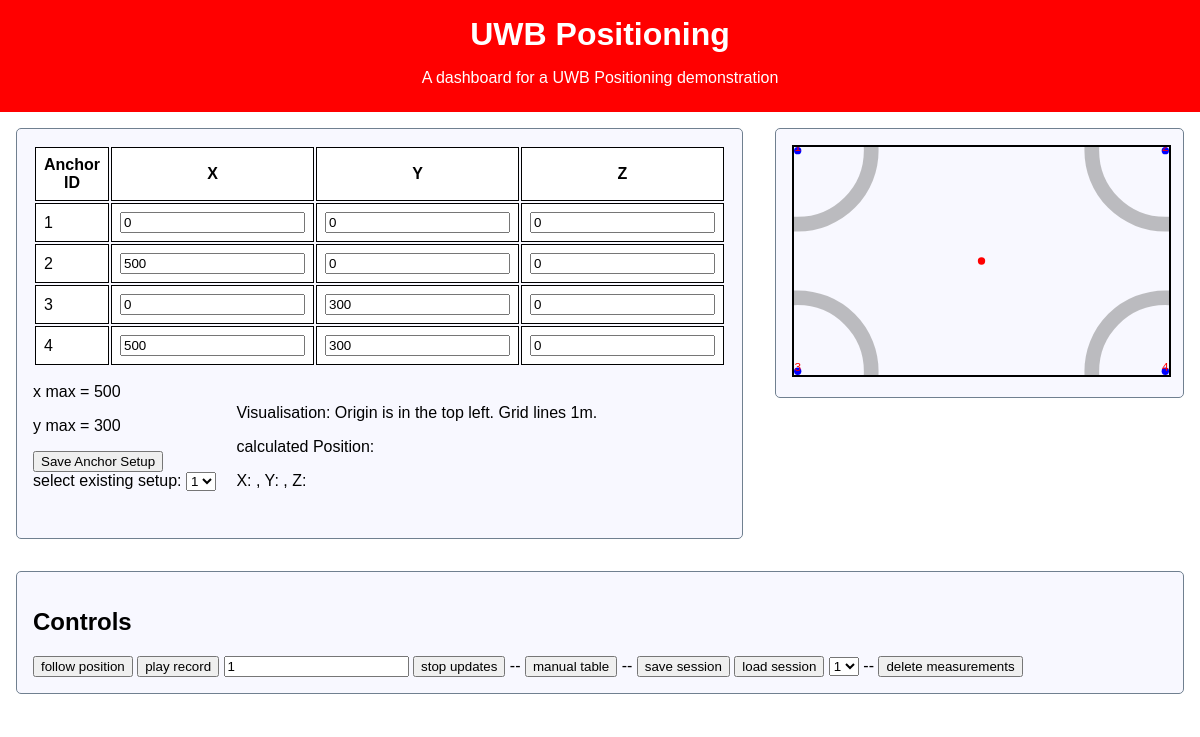
Page /htdocs/uwb_positioning/index.php on the committed database.
### tables this page shows
CREATE TABLE `anchor_setups` (
  `id` int(11) NOT NULL,
  `anchor_1_x` int(11) NOT NULL,
  `anchor_1_y` int(11) NOT NULL,
  `anchor_1_z` int(11) NOT NULL,
  `anchor_2_x` int(11) NOT NULL,
  `anchor_2_y` int(11) NOT NULL,
  `anchor_2_z` int(11) NOT NULL,
  `anchor_3_x` int(11) NOT NULL,
  `anchor_3_y` int(11) NOT NULL,
  `anchor_3_z` int(11) NOT NULL,
  `anchor_4_x` int(11) NOT NULL,
  `anchor_4_y` int(11) NOT NULL,
  `anchor_4_z` int(11) NOT NULL
);

### htdocs/uwb_positioning/index.php (the view, shortened to what this page needs)
<?php
require_once "conn.php";
$max_x = 0;
$max_y = 0;
$sql = 'SELECT * FROM anchor_setups WHERE id = 1';
$res = $conn->query($sql)->fetch(PDO::FETCH_ASSOC);
$anchor_positons = [
    1 => [$res['anchor_1_x'], $res['anchor_1_y'], $res['anchor_1_z']],
    2 => [$res['anchor_2_x'], $res['anchor_2_y'], $res['anchor_2_z']],
    3 => [$res['anchor_3_x'], $res['anchor_3_y'], $res['anchor_3_z']],
    4 => [$res['anchor_4_x'], $res['anchor_4_y'], $res['anchor_4_z']]
];
$max_x = max([$max_x, $res['anchor_1_x'], $res['anchor_2_x'], $res['anchor_3_x'], $res['anchor_4_x']]);
$max_y = max([$max_y, $res['anchor_1_y'], $res['anchor_2_y'], $res['anchor_3_y'], $res['anchor_4_y']]);
$sql = 'SELECT id FROM anchor_setups';
$anchor_setups = $conn->query($sql)->fetchAll(PDO::FETCH_ASSOC);
$saved_sessions = $conn->query("SELECT id FROM sessions")->fetchAll(PDO::FETCH_ASSOC);
?><!DOCTYPE html>
<html lang="en">
<head>
    <link rel="stylesheet" href="style.css">
</head>
<body>
    <header>
        <h1>UWB Positioning</h1>
        <p>A dashboard for a UWB Positioning demonstration</p>
    </header>
<main>
    <div class="row">
        <div class="anchor">
            <div id='anchor_settings' class="block">
                <table id="anchor_table">
                    <thead>
                        <th>Anchor ID</th>
                        <th>X</th>
                        <th>Y</th>
                        <th>Z</th>
                    </thead>
                    <tbody>
                        <?php
                        foreach ($anchor_positons as $anchor_id => $val) {
                        ?>
                            <tr data-anchor-id="<?= $anchor_id ?>">
                                <td><?= $anchor_id ?></td>
                                <td>
                                    <input
                                    type="number"
                                    class="anchor-position"
                                    onchange="updateAnchorPosition(this)"
                                    data-anchor-id="<?= $anchor_id ?>"
                                    data-axis="x"
                                    autocomplete="off"
                                    value="<?= $val[0] ?>">
                                </td>
                                <td>
                                    <input
                                    type="number"
                                    class="anchor-position"
                                    onchange="updateAnchorPosition(this)"
                                    data-anchor-id="<?= $anchor_id ?>"
                                    data-axis="y"
                                    autocomplete="off"
                                    value="<?= $val[1] ?>">
                                </td>
                                <td>
                                    <input
                                    type="number"
                                    class="anchor-position"
                                    data-anchor-id="<?= $anchor_id ?>"
                                    data-axis="z"
                                    autocomplete="off"
                                    value="<?= $val[2] ?>">
                                </td>
                            </tr>
                        <?php
                        }
                        ?>
                    </tbody>
                </table>
                <div style="display: inline-block;">
                    <p>x max = <span id="max-x"><?= $max_x ?></span></p>
                    <p>y max = <span id="max-y"><?= $max_y ?></span></p>
                    <button type="button" onclick="saveAnchorSetup()">Save Anchor Setup</button>
                    <br>
                    <label>
                        select existing setup:
                        <select name="anchor-setup-selection" id="anchor-setup-selection" onchange="loadAnchorSetup(this)" autocomplete="off">
                            <?php
                            foreach ($anchor_setups as $setup) {
                            ?>
                                <option value="<?= $setup['id'] ?>"><?= $setup['id'] ?></option>
                            <?php
                            }
                            ?>
                        </select>
                    </label>
                </div>
                <div style="display: inline-block; padding: 1rem">
                    <p>Visualisation: Origin is in the top left. Grid lines 1m.</p>
                    <p>calculated Position:</p>
                    <p>X: <span id="position_x"></span>, Y: <span id="position_y"></span>, Z: <span id="position_z"></span></p>
                </div>
            </div>
        </div>
        <div class="screen">
            <div class="block">
            <div class="svg-container">
                    <svg
                    id="positioning_display"
                    viewBox="-5 -5 <?= $max_x + 10 ?> <?= $max_y + 10 ?>"
                    preserveaspectratio="xMaxYMax"
                    xmlns="http://www.w3.org/2000/svg">
                        <?php
                        foreach ($anchor_positons as $anchor_id => $val) {
                        ?>
                            <circle
                            id="anchor_<?= $anchor_id ?>"
                            cx="<?= $val[0] ?>"
                            cy="<?= $val[1] ?>"
                            r="5"
                            fill="blue"
                            />
                            <circle
                            id="anchor_<?= $anchor_id ?>_range"
                            cx="<?= $val[0] ?>"
                            cy="<?= $val[1] ?>"
                            r="100"
                            stroke="grey"
                            stroke-width="20"
                            fill="none"
                            opacity="0.5"
                            />
                            <text
                            id="anchor_<?= $anchor_id ?>_label"
                            text-anchor="middle"
                            x="<?= $val[0] ?>"
                            y="<?= $val[1] ?>"
                            fill="red">
                                <?= $anchor_id ?>
                            </text>
                        <?php
                        }
                        ?>
                        <circle
                        id="position_marker"
                        cx="<?= $max_x / 2 ?>"
                        cy="<?= $max_y / 2 ?>"
                        r="5"
                        fill="red" />
                    </svg>
                </div>
            </div>
            </div>
    </div>
    <div class="control">
        <div class="block">
                <h2>Controls</h2>
                <button type="button" onclick="updateLatestPosition()">follow position</button>
                <button type="button" onclick="playRecordedUpdates()">play record</button>
                <input id="recording_counter" type="number" value=1>
                <button type="button" onclick="stopAutomaticUpdates()">stop updates</button>
                <span>--</span>
                <button id="manual_update_table_button" type="button" onclick="getManualUpdateTable()">manual table</button>
                <span>--</span>
                <button id="save_session_button"  type="button" onclick="saveSession()">save session</button>
                <button id="load_session_button"  type="button" onclick="loadSession()">load session</button>
                <select name="session_selection" id="session_selection">
                <?php
                foreach ($saved_sessions as $session) {
                ?>
                    <option value="<?= $session['id'] ?>"><?= $session['id'] ?></option>
                <?php
                }
                ?>
                </select>
                <span>--</span>
                <button id="delete_measurement_button"  type="button" onclick="deleteMeasurement()">delete measurements</button>
        </div>
    </div>
</main>
</body>
</html>

### htdocs/uwb_positioning/style.css (style rules this page uses)
:root { --primary-background-color: white; --primary-color: black; --secondary-background-color: red; --secondary-color: white; --tertiary-background-color: #ff8080; --tertiary-color: white; --header-height: 7rem; --footer-height: 3rem; }
body { margin: 0; font-family: Arial, Helvetica, sans-serif; }
h1 { margin: 1rem; }
header { height: var(--header-height); color: var(--secondary-color); background-color: var(--secondary-background-color); text-align: center; position: fixed; left: 0; top: 0; width: 100%; overflow: auto; z-index: 1000; }
main { color: var(--primary-color); background-color: var(--primary-background-color); margin-top: var(--header-height); width: 100%; display: flex; flex-direction: column; }
.block { padding: 1rem; background-color: ghostwhite; border-style: solid; border-width: 1px; border-color: slategray; border-radius: 5px; width: 100%; box-sizing: border-box; }
th, td { padding: .5em; background-color: var(--primary-background-color); border: 1px solid var(--primary-color); border-collapse: collapse; }
.svg-container { height: auto; }
.svg-container svg { border: 2px solid black; width: 100%; top: 0; left: 0; }
table { width: 100%; }
.row { display: flex; }
.anchor, .screen { flex: 1; padding: 1rem; position: relative; }
.control { padding: 1rem; position: relative; }

### rows in the picture
anchor_setups: anchor_id "1", value "0", anchor_1_x "0", anchor_1_y "0", anchor_id "2", value "500", anchor_id "3", value "300", anchor_id "4", anchor_2_x "500", anchor_3_y "300"

### other values in the picture
form field anchor-setup-selection "1"
form field session_selection "1"
